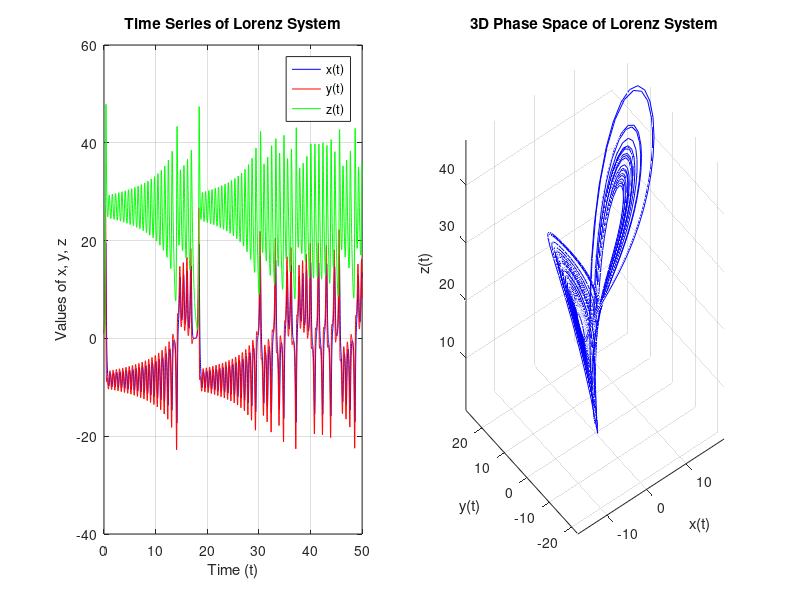

MATLAB code to generate this figure:
% script 3.3
% Lorenz system parameters
sigma = 10;
rho = 28;
beta = 8/3;
 
% Time span and initial conditions
tspan = [0, 50];                  % Time range for the solution
initial_conditions = [1, 1, 1];   % Initial conditions [x0, y0, z0]
 
% Define the Lorenz system as a set of differential equations
lorenz = @(t, X) [ ...
    sigma * (X(2) - X(1));          % dx/dt
    X(1) * (rho - X(3)) - X(2);     % dy/dt
    X(1) * X(2) - beta * X(3)       % dz/dt
];
 
% Solve the system using ode45
[t, XYZ] = ode45(lorenz, tspan, initial_conditions);
 
% Extract the x, y, and z components
x = XYZ(:,1);
y = XYZ(:,2);
z = XYZ(:,3);
 
% Plot the time series and the 3D phase-space (Lorenz attractor) side by side
figure;
 
% Plot the time series for x, y, and z components (left side)
subplot(1,2,1);               % Create a subplot (1 row, 2 columns, position 1)
plot(t, x, 'b', t, y, 'r', t, z, 'g');
xlabel('Time (t)');
ylabel('Values of x, y, z');
title('Time Series of Lorenz System');
legend('x(t)', 'y(t)', 'z(t)');
grid on;
 
% Plot the 3D phase-space (Lorenz attractor) (right side)
subplot(1,2,2);               % Create a subplot (1 row, 2 columns, position 2)
plot3(x, y, z, 'b');
xlabel('x(t)');
ylabel('y(t)');
zlabel('z(t)');
title('3D Phase Space of Lorenz System');
grid on;
axis tight;
view(3);                  
